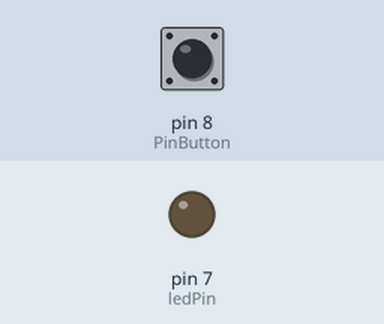
Simulated run of this sketch. Board: Arduino Uno, built with avr-gcc and run on an emulated ATmega328P. On the bench: output pins drawn as LEDs (lit = HIGH). Dashed ring = blinking. Inputs (shaded band) come from the test bench; at power-on: pin 8 (PinButton) LOW. What the sketch prints to the serial monitor is not drawn.

Above: at 1.3 s.
1.4 s: pin 8 (PinButton) pulled HIGH for 0.15 s
At 1.5 s:
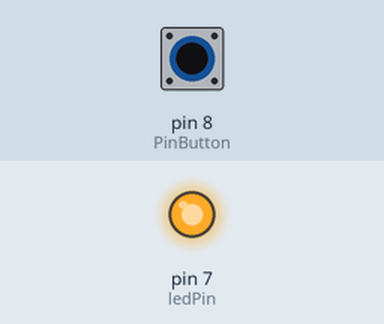
3.1 s: pin 8 (PinButton) pulled HIGH for 1 s
At 5.0 s:
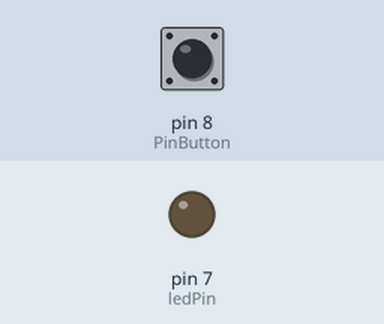
5.6 s: pin 8 (PinButton) pulled HIGH for 3.2 s
At 6.2 s:
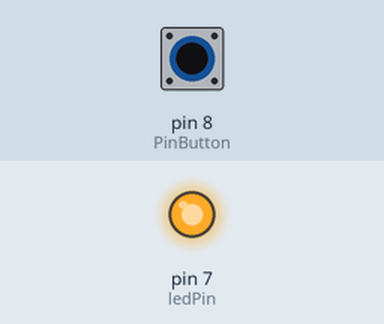
10.3 s: pin 8 (PinButton) pulsed HIGH 2 times (0.12 s each, 0.3 s apart)
At 10.41 s:
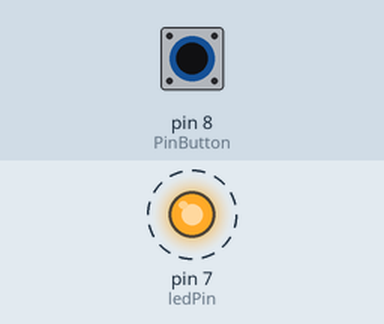
Timing chart, 0 to 13.3 s (numbered marks = the images above; inputs shaded):
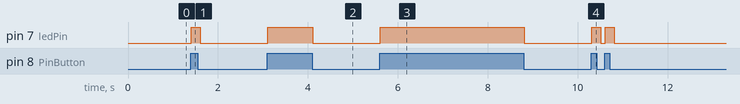

Measured:
- after the input at 1.4 s, pin 7 (ledPin): LOW → HIGH at once, → LOW 0.20 s later
- after the input at 3.1 s, pin 7 (ledPin): LOW → HIGH at once, → LOW 1.0 s later
- after the input at 5.6 s, pin 7 (ledPin): LOW → HIGH at once, → LOW 3.2 s later
- after the input at 10.3 s, pin 7 (ledPin): alternates HIGH for 0.20 s and LOW for 0.10 s, 4 changes in all, then stays LOW, starting at once

The sketch:

main.ino
```cpp
#define PinButton 8 // define pino digital D8
#define ledPin 7 // define pino digital D7

void setup()
{
  pinMode(PinButton, INPUT); // configura D8 como entrada digital
  pinMode(ledPin, OUTPUT); // configura D7 como saída digital
  Serial.begin(9600); // monitor serial - velocidade 9600 Bps
  delay(100); // atraso de 100 milisegundos
}
void loop()
{

  if ( digitalRead(PinButton) == HIGH) // se chave = nivel alto
  {
    digitalWrite(ledPin, HIGH); // liga LED com 5V
    Serial.print("Acendendo Led"); // imprime no monitor serial
  }
  else // senão chave = nivel baixo
  {
    digitalWrite(ledPin, LOW); // desliga LED com 0V
    Serial.print("Desligando led"); // imprime no monitor serial
  }
  delay(100); // atraso de 100 milisegundos

}
```
